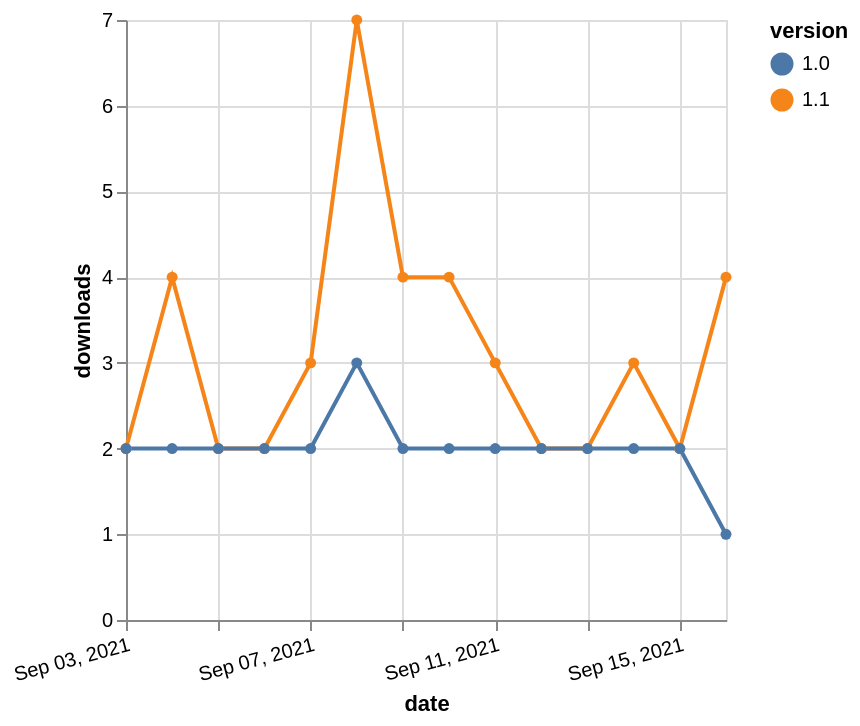

Write the Vega-Lite specification saved for this chart.
### Vega-Lite specification from a JSON file in a GitHub repository (floating-point values rounded to 4 significant figures)
{"$schema": "https://vega.github.io/schema/vega-lite/v5.json", "description": "A simple bar chart with embedded data.", "data": {"values": [{"date": "2021-09-03", "total": 10584, "delta": 2, "version": "1.1"}, {"date": "2021-09-04", "total": 10588, "delta": 4, "version": "1.1"}, {"date": "2021-09-05", "total": 10590, "delta": 2, "version": "1.1"}, {"date": "2021-09-06", "total": 10592, "delta": 2, "version": "1.1"}, {"date": "2021-09-07", "total": 10595, "delta": 3, "version": "1.1"}, {"date": "2021-09-08", "total": 10602, "delta": 7, "version": "1.1"}, {"date": "2021-09-09", "total": 10606, "delta": 4, "version": "1.1"}, {"date": "2021-09-10", "total": 10610, "delta": 4, "version": "1.1"}, {"date": "2021-09-11", "total": 10613, "delta": 3, "version": "1.1"}, {"date": "2021-09-12", "total": 10615, "delta": 2, "version": "1.1"}, {"date": "2021-09-13", "total": 10617, "delta": 2, "version": "1.1"}, {"date": "2021-09-14", "total": 10620, "delta": 3, "version": "1.1"}, {"date": "2021-09-15", "total": 10622, "delta": 2, "version": "1.1"}, {"date": "2021-09-16", "total": 10626, "delta": 4, "version": "1.1"}, {"date": "2021-09-03", "total": 3641, "delta": 2, "version": "1.0"}, {"date": "2021-09-04", "total": 3643, "delta": 2, "version": "1.0"}, {"date": "2021-09-05", "total": 3645, "delta": 2, "version": "1.0"}, {"date": "2021-09-06", "total": 3647, "delta": 2, "version": "1.0"}, {"date": "2021-09-07", "total": 3649, "delta": 2, "version": "1.0"}, {"date": "2021-09-08", "total": 3652, "delta": 3, "version": "1.0"}, {"date": "2021-09-09", "total": 3654, "delta": 2, "version": "1.0"}, {"date": "2021-09-10", "total": 3656, "delta": 2, "version": "1.0"}, {"date": "2021-09-11", "total": 3658, "delta": 2, "version": "1.0"}, {"date": "2021-09-12", "total": 3660, "delta": 2, "version": "1.0"}, {"date": "2021-09-13", "total": 3662, "delta": 2, "version": "1.0"}, {"date": "2021-09-14", "total": 3664, "delta": 2, "version": "1.0"}, {"date": "2021-09-15", "total": 3666, "delta": 2, "version": "1.0"}, {"date": "2021-09-16", "total": 3667, "delta": 1, "version": "1.0"}]}, "width": "container", "mark": {"type": "line", "point": {"filled": true}}, "encoding": {"x": {"field": "date", "type": "temporal", "timeUnit": "yearmonthdate", "title": "date", "axis": {"labelAngle": -15}}, "y": {"field": "delta", "type": "quantitative", "title": "downloads"}, "color": {"field": "version", "type": "nominal"}, "tooltip": {"field": "delta"}}}
